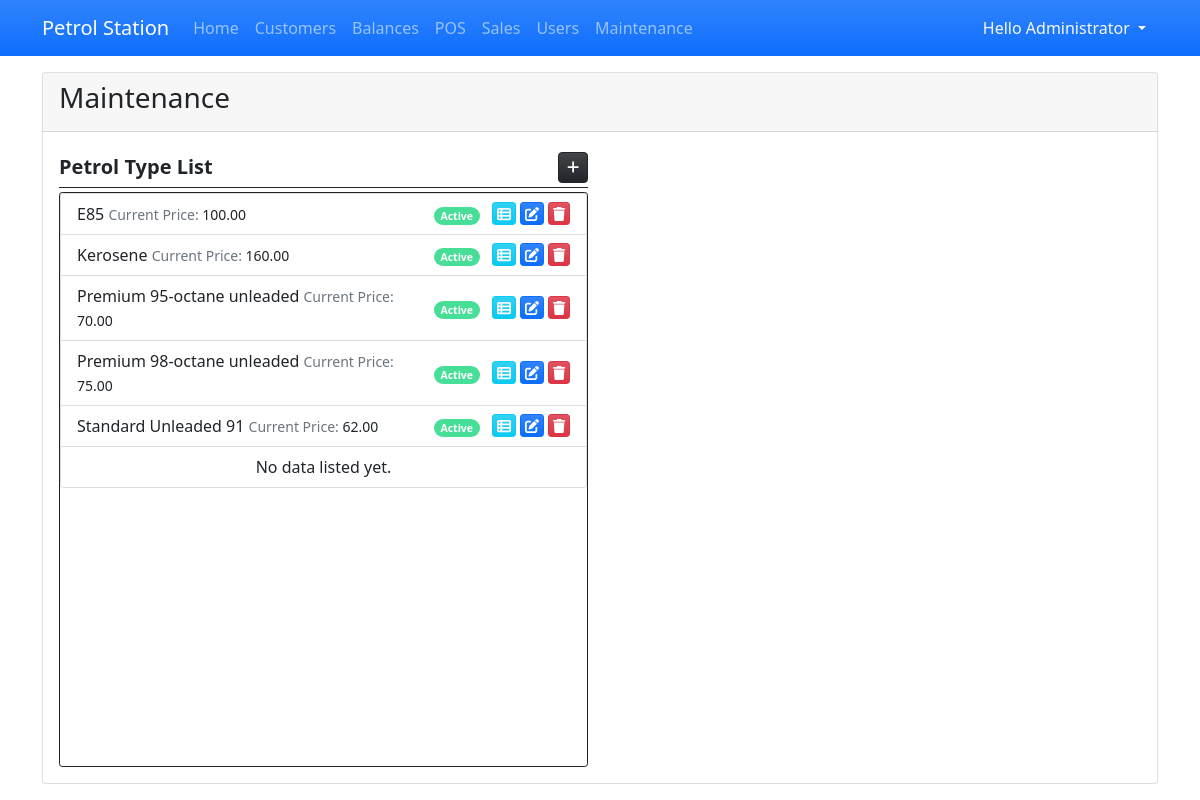
Screenshot of /?page=maintenance (signed in) with the database file from the repository.
### tables this page shows
CREATE TABLE `petrol_type_list` (
            `petrol_type_id` INTEGER NOT NULL PRIMARY KEY AUTOINCREMENT,
            `name` TEXT NOT NULL,
            `price` REAL NOT NULL,
            `status` INTEGER NOT NULL DEFAULT 1
        );

### maintenance.php (the view, shortened to what this page needs)
<div class="card h-100 d-flex flex-column">
    <div class="card-header d-flex justify-content-between">
        <h3 class="card-title">Maintenance</h3>
    </div>
    <div class="card-body flex-grow-1">
        <div class="col-12 h-100">
            <div class="row h-100">
                <div class="col-md-6 h-100 d-flex flex-column">
                    <div class="w-100 d-flex border-bottom border-dark py-1 mb-1">
                        <div class="fs-5 col-auto flex-grow-1"><b>Petrol Type List</b></div>
                        <div class="col-auto flex-grow-0 d-flex justify-content-end">
                            <a href="javascript:void(0)" id="new_petrol_type" class="btn btn-dark btn-sm bg-gradient rounded-2" title="Add Pertol Type"><span class="fa fa-plus"></span></a>
                        </div>
                    </div>
                    <div class="h-100 overflow-auto border rounded-1 border-dark">
                        <ul class="list-group">
                            <?php
                            $cat_qry = $conn->query("SELECT * FROM `petrol_type_list` order by `name` asc");
                            while($row = $cat_qry->fetchArray()):
                            ?>
                            <li class="list-group-item d-flex align-items-center">
                                <div class="col-8 flex-grow-1">
                                    <?php echo $row['name'] ?> <small><span class="text-muted">Current Price: </span><?php echo number_format($row['price'],2) ?></small>
                                </div>
                                <div class="col-2 pe-2 text-end">
                                    <?php
                                        if(isset($row['status']) && $row['status'] == 1){
                                            echo "<small><span class='badge rounded-pill bg-success'>Active</span></small>";
                                        }else{
                                            echo "<small><span class='badge rounded-pill bg-danger'>Inactive</span></small>";
                                        }
                                    ?>
                                </div>
                                <div class="col-2 d-flex justify-content-end">
                                    <a href="javascript:void(0)" class="view_petrol_type btn btn-sm btn-info text-light bg-gradient py-0 px-1 me-1" title="View Pertol Type Details" data-id="<?php echo $row['petrol_type_id'] ?>" ><span class="fa fa-th-list"></span></a>
                                    <a href="javascript:void(0)" class="edit_petrol_type btn btn-sm btn-primary bg-gradient py-0 px-1 me-1" title="Edit Pertol Type Details" data-id="<?php echo $row['petrol_type_id'] ?>"  data-name="<?php echo $row['name'] ?>"><span class="fa fa-edit"></span></a>
                                    <a href="javascript:void(0)" class="delete_petrol_type btn btn-sm btn-danger bg-gradient py-0 px-1" title="Delete Pertol Type" data-id="<?php echo $row['petrol_type_id'] ?>"  data-name="<?php echo $row['name'] ?>"><span class="fa fa-trash"></span></a>
                                </div>
                            </li>
                            <?php endwhile; ?>
                            <?php if(!$cat_qry->fetchArray()): ?>
                                <li class="list-group-item text-center">No data listed yet.</li>
                            <?php endif; ?>
                        </ul>
                    </div>
                </div>
            </div>
        </div>
    </div>
</div>

### index.php (style rules this page uses)
:root { --bs-success-rgb:71, 222, 152 !important; }
html,body { height:100%; width:100%; }

### rows the page displays
petrol_type_list: name "E85", price "100.00", status "Active"
petrol_type_list: name "Kerosene", price "160.00", status "Active"
petrol_type_list: name "Premium 95-octane unleaded", price "70.00", status "Active"
petrol_type_list: name "Premium 98-octane unleaded", price "75.00", status "Active"
petrol_type_list: name "Standard Unleaded 91", price "62.00", status "Active"

### other values shown
$_SESSION['fullname'] "Administrator"
